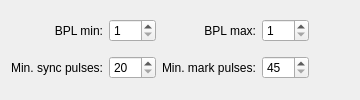
          <widget class="QWidget" name="pe">
           <attribute name="title">
            <string>PE Decoder</string>
           </attribute>
           <layout class="QGridLayout" name="gridLayout">
            <item row="0" column="1">
             <widget class="QSpinBox" name="bpl_min">
              <property name="minimum">
               <number>1</number>
              </property>
              <property name="maximum">
               <number>999</number>
              </property>
             </widget>
            </item>
            <item row="0" column="0">
             <widget class="QLabel" name="label_3">
              <property name="text">
               <string>BPL min:</string>
              </property>
              <property name="alignment">
               <set>Qt::AlignRight|Qt::AlignTrailing|Qt::AlignVCenter</set>
              </property>
             </widget>
            </item>
            <item row="0" column="3">
             <widget class="QSpinBox" name="bpl_max">
              <property name="minimum">
               <number>1</number>
              </property>
              <property name="maximum">
               <number>999</number>
              </property>
             </widget>
            </item>
            <item row="0" column="2">
             <widget class="QLabel" name="label_4">
              <property name="text">
               <string>BPL max:</string>
              </property>
              <property name="alignment">
               <set>Qt::AlignRight|Qt::AlignTrailing|Qt::AlignVCenter</set>
              </property>
             </widget>
            </item>
            <item row="1" column="0">
             <widget class="QLabel" name="label_5">
              <property name="text">
               <string>Min. sync pulses:</string>
              </property>
              <property name="alignment">
               <set>Qt::AlignRight|Qt::AlignTrailing|Qt::AlignVCenter</set>
              </property>
             </widget>
            </item>
            <item row="1" column="1">
             <widget class="QSpinBox" name="sync_pulses_min">
              <property name="minimum">
               <number>20</number>
              </property>
             </widget>
            </item>
            <item row="0" column="4">
             <spacer name="horizontalSpacer_3">
              <property name="orientation">
               <enum>Qt::Horizontal</enum>
              </property>
              <property name="sizeHint" stdset="0">
               <size>
                <width>40</width>
                <height>20</height>
               </size>
              </property>
             </spacer>
            </item>
            <item row="1" column="2">
             <widget class="QLabel" name="label_11">
              <property name="text">
               <string>Min. mark pulses:</string>
              </property>
             </widget>
            </item>
            <item row="1" column="3">
             <widget class="QSpinBox" name="mark_pulses_min">
              <property name="minimum">
               <number>45</number>
              </property>
              <property name="maximum">
               <number>999</number>
              </property>
             </widget>
            </item>
           </layout>
          </widget>
